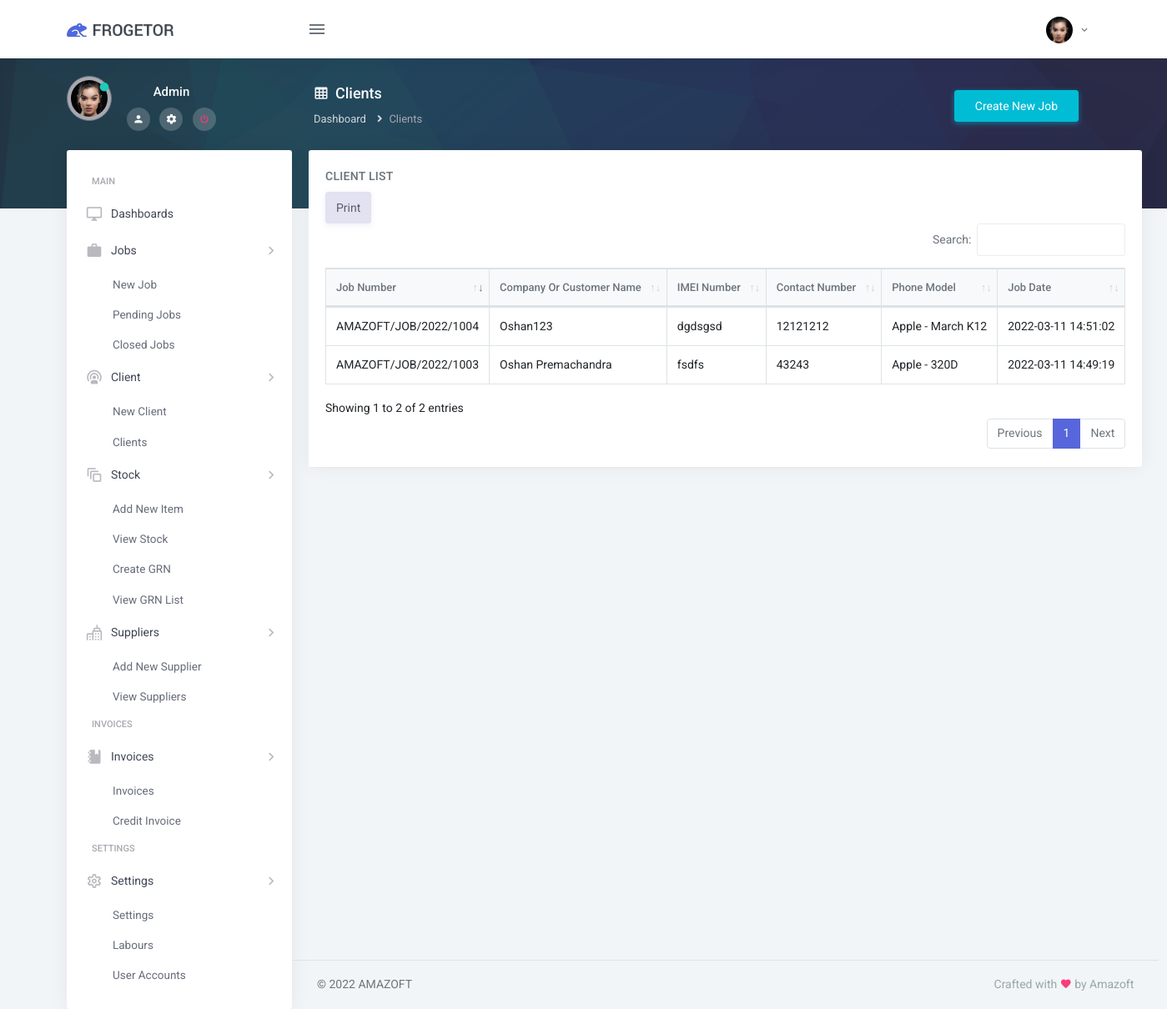
Page /pending_jobs.php (signed in) on the committed database.
### tables this page shows
CREATE TABLE `users_profile_pic` (
  `users_profile_pic_id` int(11) NOT NULL,
  `user_id` varchar(255) DEFAULT NULL,
  `profile_image` varchar(255) DEFAULT NULL,
  `profile_pic_datetime` timestamp NOT NULL DEFAULT current_timestamp() ON UPDATE current_timestamp()
);

CREATE TABLE `users_login` (
  `user_id` int(3) NOT NULL,
  `name` varchar(255) NOT NULL,
  `email` varchar(255) NOT NULL,
  `password` varchar(255) NOT NULL,
  `role` varchar(3) NOT NULL,
  `tel` varchar(255) NOT NULL,
  `create_date` timestamp NULL DEFAULT current_timestamp()
);

CREATE TABLE `tbl_job_details` (
  `job_details_id` int(11) NOT NULL,
  `job_id` varchar(255) DEFAULT NULL,
  `client_id` varchar(255) DEFAULT NULL,
  `customer_name` varchar(255) DEFAULT NULL,
  `customer_tel` varchar(50) DEFAULT NULL,
  `customer_email` mediumtext DEFAULT NULL,
  `customer_address` mediumtext DEFAULT NULL,
  `m_imei` varchar(255) DEFAULT NULL,
  `s_imei` varchar(255) DEFAULT NULL,
  `make` varchar(50) DEFAULT NULL,
  `model` varchar(50) DEFAULT NULL,
  `fault_note` mediumtext DEFAULT NULL,
  `note` mediumtext DEFAULT NULL,
  `stat` varchar(3) DEFAULT NULL,
  `pattern` varchar(255) DEFAULT NULL,
  `pin_code` varchar(255) DEFAULT NULL,
  `job_detail_date_time` datetime NOT NULL
);

### pending_jobs.php (the view, shortened to what this page needs)
<?php
    $db=new DB();
    $conn=$db->connect();
    $user_id='';
    $user_name='';
    if (isset($_SESSION['Logged']) && $_SESSION['Logged'] == true)
    {
      $user_email = $_SESSION["email"];
      $getEmpQuery=$conn->query("SELECT user_id,name,email,role FROM users_login WHERE email='$user_email' ");
      while ($emp=$getEmpQuery->fetch_array()) {
        $user_id = $emp['0'];
        $user_name = $emp['1'];
      }
    }
    else
    {
        ?>
            <script type="text/javascript">
                window.location.href="login";
            </script>
        <?php
    }
?>
<!DOCTYPE html>
<html lang="en">
    <head>
        <?php include_once('controls/meta.php'); ?>
    </head>
    <body>
        <?php include_once('controls/top_nav.php'); ?>
        <div class="page-wrapper-img">
            <div class="page-wrapper-img-inner">
                <?php include_once('controls/top_nav_user_details.php'); ?>
                <div class="row">
                    <div class="col-sm-12">
                        <div class="page-title-box">
                            <div class="float-right align-item-center mt-2">
                                <button onclick="location.href='new_job'" class="btn btn-info px-4 align-self-center report-btn">Create New Job</button>
                            </div>
                            <h4 class="page-title mb-2"><i class="mdi mdi-table-large mr-2"></i>Clients</h4>
                            <div class="">
                                <ol class="breadcrumb">
                                    <li class="breadcrumb-item"><a href="index">Dashboard</a></li>
                                    <li class="breadcrumb-item active">Clients</li>
                                </ol>
                            </div>
                        </div>
                    </div>
                </div>
            </div>
        </div>
        <div class="page-wrapper">
            <div class="page-wrapper-inner">
                <?php include_once('controls/side_nav.php'); ?>
                <div class="page-content">
                    <div class="container-fluid">
                        <div class="row">
                            <div class="col-12">
                                <div class="card">
                                    <div class="card-body">
                                        <h4 class="mt-0 header-title">Client List</h4>
                                        <table id="Client-table" class="table table-bordered dt-responsive nowrap" style="border-collapse: collapse; border-spacing: 0; width: 100%;">
                                            <thead>
                                            <tr>
                                                <th>Job Number</th>
                                                <th>Company Or Customer Name</th>
                                                <th>IMEI Number</th>
                                                <th>Contact Number</th>
                                                <th>Phone Model</th>
                                                <th>Job Date</th>
                                            </tr>
                                            </thead>
                                            <tbody>
                                            <?php
                                                $sql = "SELECT * FROM `tbl_job_details` WHERE stat='0'";
                                                $rs=$conn->query($sql);
                                                while($row =$rs->fetch_array())
                                                {
                                                    $JobId=$row[1];
                                                    $CustomerName=$row[3];
                                                    $CustomerTel=$row[4];
                                                    $MIMEI=$row[7];
                                                    $Make=$row[9];
                                                    $Model=$row[10];
                                                    $JobDateTime=$row[16];
                                                    $JobYear = date('Y', strtotime($JobDateTime));
                                            ?>
                                            <tr onclick="location.href='job_card?p=<?php echo base64_encode($JobId);?>'" style="cursor: pointer;">
                                                <td>AMAZOFT/JOB/<?php echo $JobYear; ?>/<?php echo $JobId+1000; ?></td>
                                                <td><?php echo $CustomerName; ?></td>
                                                <td><?php echo $MIMEI; ?></td>
                                                <td><?php echo $CustomerTel; ?></td>
                                                <td><?php echo $Make.' - '.$Model; ?></td>
                                                <td><?php echo $JobDateTime; ?></td>
                                            </tr>
                                            <?php } ?>
                                            </tbody>
                                        </table>
                                    </div>
                                </div>
                            </div>
                        </div>
                    </div>
                    <?php include_once('controls/footer.php'); ?>
                </div>
            </div>
        </div>
    </body>
</html>

### controls/top_nav.php (shortened to what this page needs)
<div class="topbar">
     <nav class="navbar-custom">
        <div class="topbar-left">
            <a href="index" class="logo">
                <span>
                    <img src="assets/images/logo-sm.png" alt="logo-small" class="logo-sm">
                </span>
                <span>
                    <img src="assets/images/logo-dark.png" alt="logo-large" class="logo-lg">
                </span>
            </a>
        </div>
        <ul class="list-unstyled topbar-nav float-right mb-0">
            <li class="dropdown">
                <a class="nav-link dropdown-toggle waves-effect waves-light nav-user" data-toggle="dropdown" href="#" role="button"
                    aria-haspopup="false" aria-expanded="false">
                    <?php
                        $checkProfilePicCount = $conn->query("SELECT count(*) FROM users_profile_pic WHERE user_id='$user_id'");
                        if($cppcRS = $checkProfilePicCount->fetch_array()){
                        $ProfilePicCount = (int)$cppcRS[0];
                        }
                            if($ProfilePicCount == 0){
                    ?>
                            <img alt="image" src="assets/images/profile.jpg" style="width: 32px; height: 32px; object-fit: cover;" class="rounded-circle">
                    <?php }else{ ?>
                    <?php
                        $getUserProPic=$conn->query("SELECT profile_image FROM users_profile_pic WHERE user_id='$user_id' ");
                        if($gunRs = $getUserProPic->fetch_array()){
                            $ProPic = $gunRs[0];
                    ?>
                            <img alt="image" src="user_profile_pic/<?php echo $ProPic; ?>" style="width: 32px; height: 32px; object-fit: cover;" class="rounded-circle">
                        <?php } ?>
                    <?php } ?>
                    <span class="ml-1 nav-user-name hidden-sm"> <i class="mdi mdi-chevron-down"></i> </span>
                </a>
            </li>
        </ul>
        <ul class="list-unstyled topbar-nav mb-0">
            <li>
                <button class="button-menu-mobile nav-link waves-effect waves-light">
                    <i class="mdi mdi-menu nav-icon"></i>
                </button>
            </li>
        </ul>
    </nav>
</div>

### controls/top_nav_user_details.php
<div class="sidebar-user media">
    <?php
        $checkProfilePicCount = $conn->query("SELECT count(*) FROM users_profile_pic WHERE user_id='$user_id'");
        if($cppcRS = $checkProfilePicCount->fetch_array()){
        $ProfilePicCount = (int)$cppcRS[0];
        }
            if($ProfilePicCount == 0){
    ?>
            <img alt="image" src="assets/images/profile.jpg" style="width: 128px; height: 128px; object-fit: cover;" class="rounded-circle img-thumbnail mb-1">
    <?php }else{ ?>
    <?php
        $getUserProPic=$conn->query("SELECT profile_image FROM users_profile_pic WHERE user_id='$user_id' ");
        if($gunRs = $getUserProPic->fetch_array()){
            $ProPic = $gunRs[0];
    ?>
            <img alt="image" src="user_profile_pic/<?php echo $ProPic; ?>" style="width: 54px; height: 54px; object-fit: cover;" class="rounded-circle img-thumbnail mb-1">
        <?php } ?>
    <?php } ?>
    <span class="online-icon"><i class="mdi mdi-record text-success"></i></span>
    <div class="media-body">
        <h5 class="text-light"><?php echo $user_name; ?></h5>
        <ul class="list-unstyled list-inline mb-0 mt-2">
            <li class="list-inline-item">
                <a href="index" class=""><i class="mdi mdi-account text-light"></i></a>
            </li>
            <li class="list-inline-item">
                <a href="settings" class=""><i class="mdi mdi-settings text-light"></i></a>
            </li>
            <li class="list-inline-item">
                <a href="signout" class=""><i class="mdi mdi-power text-danger"></i></a>
            </li>
        </ul>
    </div>
</div>

### rows in the picture
users_profile_pic: profile_image (picture)
users_login: name "Admin"
tbl_job_details: job_detail_date_time "2022", $JobId+1000 "1003", customer_name "Oshan Premachandra", m_imei "fsdfs", customer_tel "43243", make "Apple", model "320D", job_detail_date_time "2022-03-11 14:49:19"
tbl_job_details: job_detail_date_time "2022", $JobId+1000 "1004", customer_name "Oshan123", m_imei "dgdsgsd", customer_tel "12121212", make "Apple", model "March K12", job_detail_date_time "2022-03-11 14:51:02"
